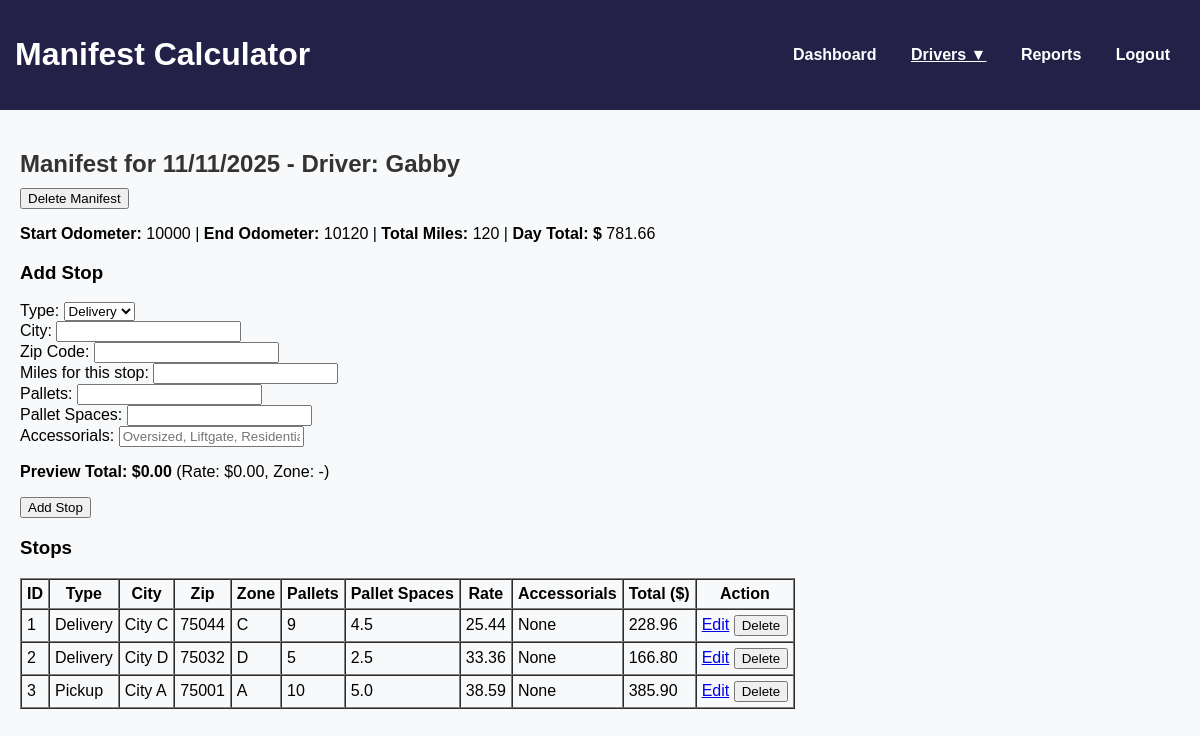
The page /manifest/1 on the database its author committed.
### models.py (models this page shows)
class Manifest(db.Model):
    id = db.Column(db.Integer, primary_key=True)
    driver_id = db.Column(db.Integer, db.ForeignKey('driver.id'), nullable=False)
    date = db.Column(db.Date, nullable=False)
    start_odometer = db.Column(db.Integer)
    end_odometer = db.Column(db.Integer)
    total_miles = db.Column(db.Integer)
    day_total = db.Column(db.Float)  # sum of all stops
    driver = db.relationship('Driver', back_populates='manifests')
    stops = db.relationship('Stop', back_populates='manifest', cascade="all, delete-orphan")

class Driver(db.Model):
    __tablename__ = 'driver'
    id = db.Column(db.Integer, primary_key=True)
    name = db.Column(db.String(50), nullable=False)
    manifests = db.relationship('Manifest', back_populates='driver', cascade="all, delete-orphan")

class Stop(db.Model):
    id = db.Column(db.Integer, primary_key=True)
    manifest_id = db.Column(db.Integer, db.ForeignKey('manifest.id'), nullable=False)
    type = db.Column(db.String(20))   # Delivery / Pickup
    city = db.Column(db.String(100))
    zip_code = db.Column(db.String(10))
    zone = db.Column(db.String(5))
    pallets = db.Column(db.Integer)
    pallet_spaces = db.Column(db.Float)
    miles = db.Column(db.Float, default=0.0)
    rate = db.Column(db.Float)        # lookup from zone table
    accessorials = db.Column(db.String(200))
    total = db.Column(db.Float)       # rate + extras
    manifest = db.relationship('Manifest', back_populates='stops')

### app.py (the view)
@app.route('/manifest/<int:manifest_id>', methods=['GET'])
def manifest_detail(manifest_id):
    manifest = Manifest.query.get_or_404(manifest_id)
    stops = Stop.query.filter_by(manifest_id=manifest_id).order_by(Stop.id.asc()).all()
    return render_template('manifest_detail.html', manifest=manifest, stops=stops, active_page='drivers')

### app.py (called while the page is built)
@app.context_processor
def inject_drivers():
    all_drivers = Driver.query.order_by(Driver.name).all()
    return dict(all_drivers=all_drivers)

### templates/manifest_detail.html (shortened to what this page needs)
{% extends "base.html" %}
{% block content %}
<h2>Manifest for {{ manifest.date.strftime('%m/%d/%Y') }} - Driver: {{ manifest.driver.name }}</h2>
<form method="POST" action="{{ url_for('delete_manifest', manifest_id=manifest.id) }}"
      onsubmit="return confirm('Are you sure you want to delete this entire manifest and all its stops?');">
    <button type="submit" class="btn btn-danger">Delete Manifest</button>
</form>
<p><strong>Start Odometer:</strong> {{ manifest.start_odometer }} |
   <strong>End Odometer:</strong> {{ manifest.end_odometer }} |
   <strong>Total Miles:</strong> {{ manifest.total_miles }} |
   <strong>Day Total: $</strong> {{ "%.2f"|format(manifest.day_total) }}</p>
<h3>Add Stop</h3>
<form id="add-stop-form" method="POST" action="{{ url_for('add_stop', manifest_id=manifest.id) }}">
    <label>Type:</label>
    <select name="type" id="stop-type">
        <option value="DELIVERY">Delivery</option>
    </select><br>
    <label>City:</label>
    <input type="text" name="city" id="stop-city" required><br>
    <label>Zip Code:</label>
    <input type="text" name="zip_code" id="stop-zip" required><br>
    <label>Miles for this stop:</label>
    <input type="number" step="0.1" name="miles" id="stop-miles"><br>
    <label>Pallets:</label>
    <input type="number" name="pallets" id="stop-pallets" required><br>
    <label>Pallet Spaces:</label>
    <input type="number" step="0.5" name="pallet_spaces" id="stop-pallet-spaces" required><br>
    <label>Accessorials:</label>
    <input type="text" name="accessorials" id="stop-accessorials" placeholder="Oversized, Liftgate, Residential"><br>
    <p><strong>Preview Total: $<span id="preview-total">0.00</span></strong> (Rate: $<span id="preview-rate">0.00</span>, Zone: <span id="preview-zone">-</span>)</p>
    <button type="submit">Add Stop</button>
</form>
<h3>Stops</h3>
<table border="1" cellpadding="5" cellspacing="0">
    <thead>
        <tr>
            <th>ID</th>
            <th>Type</th>
            <th>City</th>
            <th>Zip</th>
            <th>Zone</th>
            <th>Pallets</th>
            <th>Pallet Spaces</th>
            <th>Rate</th>
            <th>Accessorials</th>
            <th>Total ($)</th>
            <th>Action</th>
        </tr>
    </thead>
    <tbody>
        {% for stop in stops %}
        <tr>
            <td>{{ stop.id }}</td>
            <td>{{ stop.type }}</td>
            <td>{{ stop.city }}</td>
            <td>{{ stop.zip_code }}</td>
            <td>{{ stop.zone }}</td>
            <td>{{ stop.pallets }}</td>
            <td>{{ stop.pallet_spaces }}</td>
            <td>{{ "%.2f"|format(stop.rate) }}</td>
            <td>{{ stop.accessorials }}</td>
            <td>{{ "%.2f"|format(stop.total) }}</td>
            <td>
                <a href="{{ url_for('edit_stop', stop_id=stop.id, manifest_id=manifest.id) }}" class="btn btn-sm btn-warning">Edit</a>
                <form method="POST" action="{{ url_for('delete_stop', stop_id=stop.id) }}" style="display:inline;">
                    <button type="submit" class="btn btn-sm btn-danger" onclick="return confirm('Are you sure you want to delete this stop?')">Delete</button>
                </form>
            </td>
        </tr>
        {% endfor %}
    </tbody>
</table>
{% endblock %}

### static/css/style.css (style rules this page uses)
body { font-family: Arial, sans-serif; margin: 0; background: #f8f9fa; }
h2 { margin-bottom: 10px; color: #333; }

### rows shown on the page
Manifest: date "11/11/2025", start_odometer "10000", end_odometer "10120", total_miles "120", day_total "781.66"
Driver: driver.name "Gabby"
Stop: id "1", type "Delivery", city "City C", zip_code "75044", zone "C", pallets "9", pallet_spaces "4.5", rate "25.44", accessorials "None", total "228.96"
Stop: id "2", type "Delivery", city "City D", zip_code "75032", zone "D", pallets "5", pallet_spaces "2.5", rate "33.36", accessorials "None", total "166.80"
Stop: id "3", type "Pickup", city "City A", zip_code "75001", zone "A", pallets "10", pallet_spaces "5.0", rate "38.59", accessorials "None", total "385.90"
